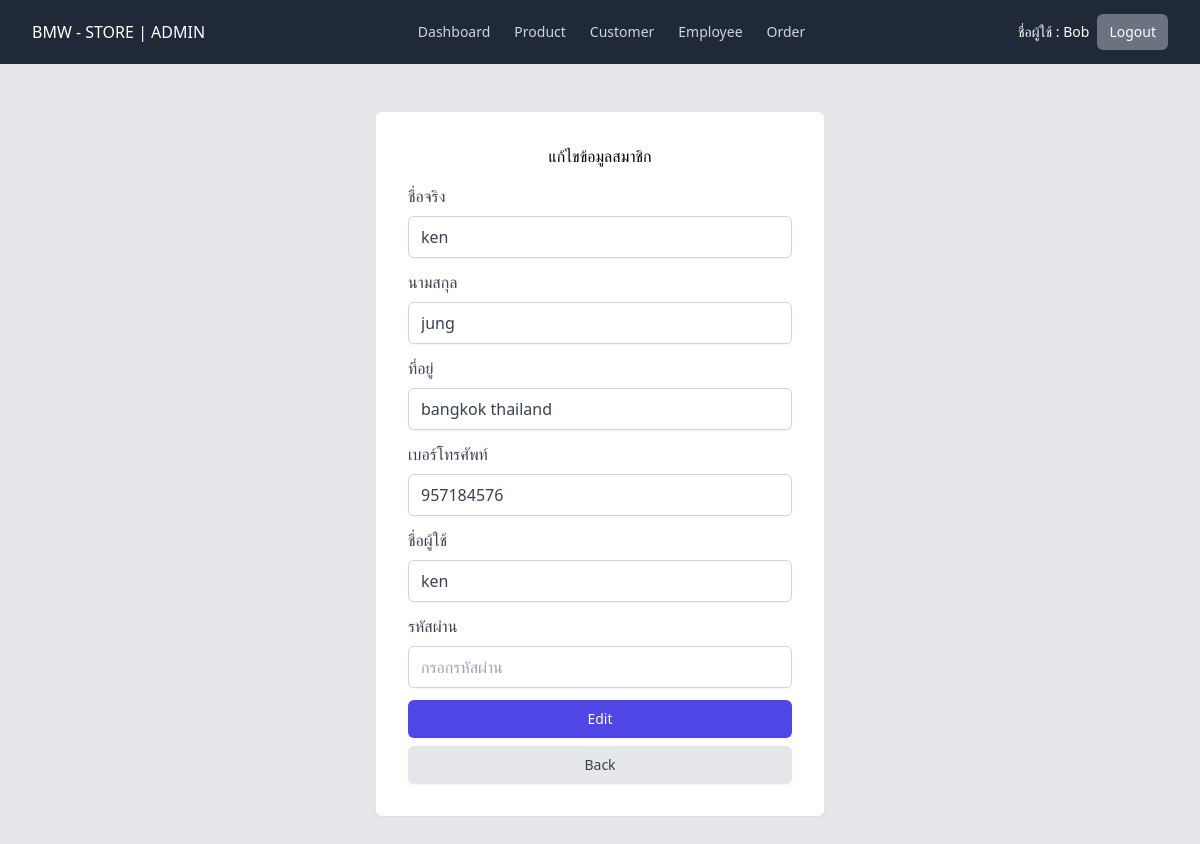
The page /admin/customer/edit.php?id=1 (signed in) on the database its author committed.
### tables this page shows
CREATE TABLE `customer` (
  `CustomerID` int(11) NOT NULL,
  `fname` varchar(30) NOT NULL,
  `lname` varchar(30) NOT NULL,
  `address` varchar(255) NOT NULL,
  `tel` varchar(255) NOT NULL,
  `username` varchar(20) NOT NULL,
  `password` varchar(120) NOT NULL
);

### admin/customer/edit.php (the view, shortened to what this page needs)
<!DOCTYPE html>
<html lang="en">
</html>
<head>
    <?php include_once('./../../components/header.php'); ?>
</head>
<body class="bg-gray-200">
<?php
require_once('./../../config/database.php');
$id = $_GET['id'];
$queryStr = "SELECT * FROM customer WHERE CustomerID = '$id'";
$result = $db->query($queryStr);
$customer = $result->fetch_assoc();
?>
    <?php include_once('./../../components/admin/menu.php'); ?>
    <div class="max-w-md mx-auto my-12 bg-white p-8 rounded-md shadow-sm">
        <h3 class="text-center mb-4">แก้ไขข้อมูลสมาชิก</h3>
        <form method="POST" action="./edit.php?id=<?php echo $id; ?>" class="mx-auto max-w-md">
            <div class="mb-3">
                <label class="block font-medium text-gray-700 mb-2">ชื่อจริง</label>
                <input name="fname" type="text" value="<?php echo $customer['fname'] ?>"
                    class="form-input rounded-md shadow-sm w-full py-2 px-3 text-gray-700 border border-gray-300 focus:outline-none focus:ring-2 focus:ring-offset-2 focus:ring-indigo-500"
                    placeholder="แก้ไขชื่อจริง" required>
            </div>
            <div class="mb-3">
                <label class="block font-medium text-gray-700 mb-2">นามสกุล</label>
                <input name="lname" type="text" value="<?php echo $customer['lname'] ?>"
                    class="form-input rounded-md shadow-sm w-full py-2 px-3 text-gray-700 border border-gray-300 focus:outline-none focus:ring-2 focus:ring-offset-2 focus:ring-indigo-500"
                    placeholder="แก้ไขนามสกุล" required>
            </div>
            <div class="mb-3">
                <label class="block font-medium text-gray-700 mb-2">ที่อยู่</label>
                <input name="address" type="text" value="<?php echo $customer['address'] ?>"
                    class="form-input rounded-md shadow-sm w-full py-2 px-3 text-gray-700 border border-gray-300 focus:outline-none focus:ring-2 focus:ring-offset-2 focus:ring-indigo-500"
                    placeholder="แก้ไขที่อยู่" required>
            </div>
            <div class="mb-3">
                <label class="block font-medium text-gray-700 mb-2">เบอร์โทรศัพท์</label>
                <input name="tel" type="text" value="<?php echo $customer['tel'] ?>"
                    class="form-input rounded-md shadow-sm w-full py-2 px-3 text-gray-700 border border-gray-300 focus:outline-none focus:ring-2 focus:ring-offset-2 focus:ring-indigo-500"
                    placeholder="แก้ไขเบอร์โทร" required>
            </div>
            <div class="mb-3">
                <label class="block font-medium text-gray-700 mb-2">ชื่อผู้ใช้</label>
                <input name="username" type="text" value="<?php echo $customer['username'] ?>"
                    class="form-input rounded-md shadow-sm w-full py-2 px-3 text-gray-700 border border-gray-300 focus:outline-none focus:ring-2 focus:ring-offset-2 focus:ring-indigo-500"
                    placeholder="แก้ไขชื่อผู้ใช้งาน" required>
            </div>
            <div class="mb-3">
                <label class="block font-medium text-gray-700 mb-2">รหัสผ่าน</label>
                <input name="password" type="password"
                    class="form-input rounded-md shadow-sm w-full py-2 px-3 text-gray-700 border border-gray-300 focus:outline-none focus:ring-2 focus:ring-offset-2 focus:ring-indigo-500"
                    placeholder="กรอกรหัสผ่าน">
            </div>
            <button name="btnEditCus"
                class="w-full flex justify-center py-2 px-4 border border-transparent rounded-md shadow-sm text-sm font-medium text-white bg-indigo-600 hover:bg-indigo-700 focus:outline-none focus:ring-2 focus:ring-offset-2 focus:ring-indigo-500 mt-3">
                Edit
            </button>
            <a href="./index.php"
                class="w-full flex justify-center py-2 px-4 border border-transparent rounded-md shadow-sm text-sm font-medium text-gray-700 bg-gray-200 hover:bg-gray-300 focus:outline-none focus:ring-2 focus:ring-offset-2 focus:ring-gray-500 mt-2">
                Back
            </a>
        </form>
    </div>
</body>
</html>

### rows shown on the page
customer: fname "ken", lname "jung", address "bangkok thailand", tel "957184576", username "ken"

### other values the page prints
$_SESSION['firstname'] "Bob"
